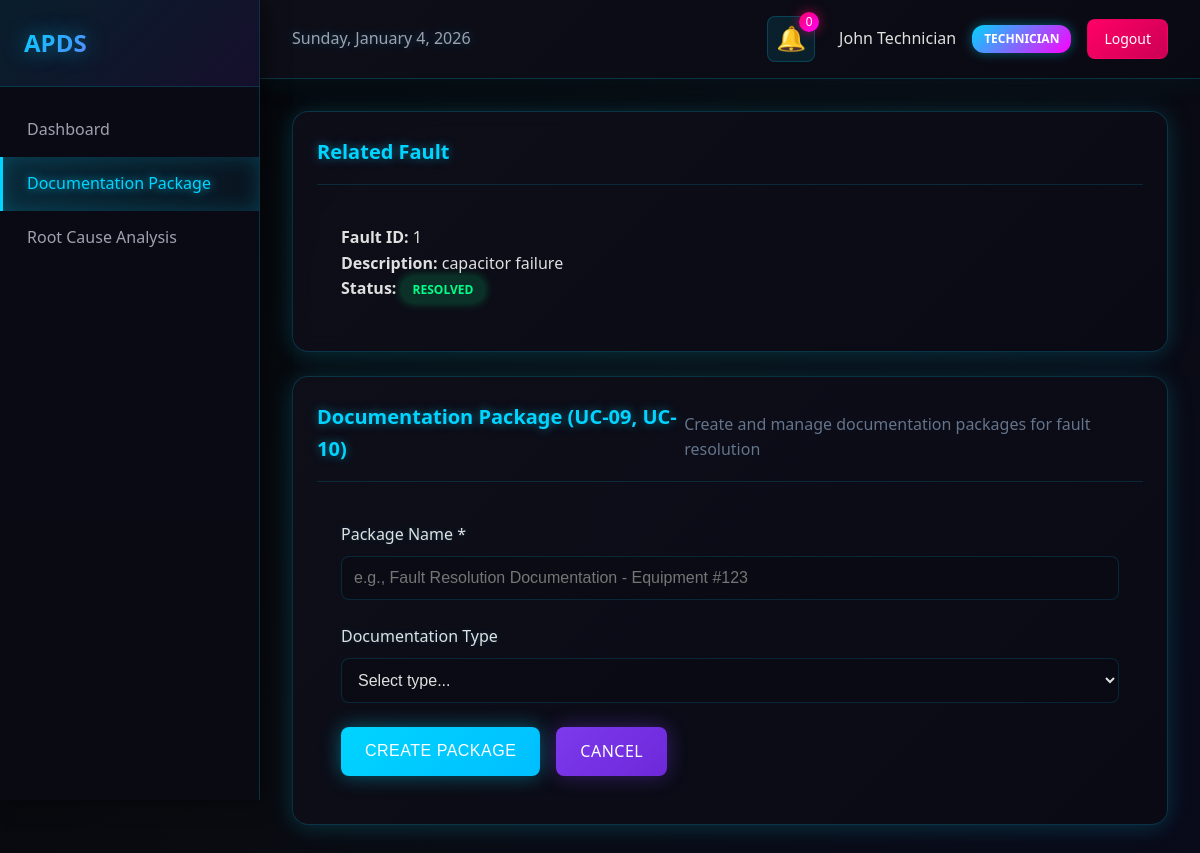
The app's page /forms/documentation-package?fault_id=1 (signed in) with its own data.
### tables this page shows
CREATE TABLE users (
                id INTEGER PRIMARY KEY AUTOINCREMENT,
                username TEXT UNIQUE NOT NULL,
                email TEXT UNIQUE NOT NULL,
                password_hash TEXT NOT NULL,
                role TEXT NOT NULL CHECK(role IN ('technician', 'engineer', 'dm', 'dgm', 'vendor')),
                full_name TEXT NOT NULL,
                department TEXT,
                created_at TIMESTAMP DEFAULT CURRENT_TIMESTAMP,
                is_active INTEGER DEFAULT 1
            );

CREATE TABLE faults (
                id INTEGER PRIMARY KEY AUTOINCREMENT,
                equipment_id INTEGER NOT NULL,
                reported_by INTEGER NOT NULL,
                fault_description TEXT NOT NULL,
                severity TEXT NOT NULL CHECK(severity IN ('low', 'medium', 'high', 'critical')),
                status TEXT DEFAULT 'reported' CHECK(status IN ('reported', 'investigating', 'resolved', 'escalated')),
                reported_at TIMESTAMP DEFAULT CURRENT_TIMESTAMP,
                resolved_at TIMESTAMP,
                FOREIGN KEY (equipment_id) REFERENCES equipment(id),
                FOREIGN KEY (reported_by) REFERENCES users(id)
            );

### app/routes/form_routes.py (the view)
@forms_bp.route('/forms/documentation-package')
def documentation_package():
    auth_check = require_auth()
    if auth_check:
        return auth_check
    fault_id = request.args.get('fault_id')
    user = auth_controller.get_current_user()
    notifications = notification_controller.get_user_notifications(unread_only=True)
    fault = None
    if fault_id:
        fault_result = fault_controller.get_fault(int(fault_id))
        if fault_result.get('success'):
            fault = fault_result.get('data')
    return render_template('forms/documentation_package.html',
                         user=user,
                         fault=fault,
                         notifications=notifications.get('data', []))

### app/controllers/auth_controller.py (called while the page is built)
    def get_current_user(self) -> dict:
        if 'user_id' not in session:
            return None
        user = self.auth_service.get_user_by_id(session['user_id'])
        if user:
            return user.to_dict()
        return None

    def is_authenticated(self) -> bool:
        return 'user_id' in session

### app/controllers/fault_controller.py (called while the page is built)
    def get_fault(self, fault_id: int) -> dict:
        try:
            fault = self.fault_service.get_fault_by_id(fault_id)
            if fault:
                return {
                    'success': True,
                    'data': fault.to_dict()
                }
            return {
                'success': False,
                'message': 'Fault not found'
            }
        except Exception as e:
            return {
                'success': False,
                'message': str(e)
            }

### app/controllers/notification_controller.py (called while the page is built)
    def get_user_notifications(self, unread_only: bool = False) -> dict:
        try:
            user_id = session.get('user_id')
            if not user_id:
                return {'success': False, 'message': 'Not authenticated'}
            notifications = self.notification_service.get_user_notifications(user_id, unread_only)
            return {
                'success': True,
                'data': [notif.to_dict() for notif in notifications]
            }
        except Exception as e:
            return {
                'success': False,
                'message': str(e)
            }

### app/models/fault.py (called while the page is built)
    @classmethod
    def from_dict(cls, data: dict):
        return cls(
            id=data.get('id'),
            equipment_id=data.get('equipment_id', 0),
            reported_by=data.get('reported_by', 0),
            fault_description=data.get('fault_description', ''),
            severity=data.get('severity', 'low'),
            status=data.get('status', 'reported'),
            reported_at=datetime.fromisoformat(data['reported_at']) if data.get('reported_at') else None,
            resolved_at=datetime.fromisoformat(data['resolved_at']) if data.get('resolved_at') else None
        )

### app/models/user.py (called while the page is built)
    def to_dict(self) -> dict:
        return {
            'id': self.id,
            'username': self.username,
            'email': self.email,
            'role': self.role,
            'full_name': self.full_name,
            'created_at': self.created_at.isoformat() if self.created_at else None,
            'is_active': self.is_active
        }

### app/repositories/base_repository.py (called while the page is built)
    def dict_to_row(self, row):
        if row:
            return dict(row)
        return None

### app/templates/forms/documentation_package.html (shortened to what this page needs)
{% extends "base.html" %}
{% block sidebar_menu %}
<a href="{{ url_for('dashboard.engineer_dashboard') }}">Dashboard</a>
<a href="{{ url_for('forms.documentation_package') }}" class="active">Documentation Package</a>
<a href="{{ url_for('forms.root_cause_analysis') }}">Root Cause Analysis</a>
{% endblock %}
{% block content %}
{% if fault %}
<div class="card" style="margin-bottom: 1.5rem;">
    <div class="card-header">
        <h2 class="card-title">Related Fault</h2>
    </div>
    <div style="padding: 1.5rem;">
        <p><strong>Fault ID:</strong> {{ fault.id }}</p>
        <p><strong>Description:</strong> {{ fault.fault_description or '-' }}</p>
        <p><strong>Status:</strong> <span class="status-badge status-{{ fault.status }}">{{ fault.status }}</span></p>
    </div>
</div>
{% endif %}
<div class="card" style="margin-bottom: 1.5rem;">
    <div class="card-header">
        <h2 class="card-title">Documentation Package (UC-09, UC-10)</h2>
        <p style="color: #64748b; margin-top: 0.5rem;">Create and manage documentation packages for fault resolution</p>
    </div>
    <form id="packageForm" style="padding: 1.5rem;">
        <div class="form-group">
            <label class="form-label" for="package_name">Package Name *</label>
            <input type="text" class="form-input" id="package_name" name="package_name" required placeholder="e.g., Fault Resolution Documentation - Equipment #123">
        </div>
        <div class="form-group">
            <label class="form-label" for="documentation_type">Documentation Type</label>
            <select class="form-select" id="documentation_type" name="documentation_type">
                <option value="">Select type...</option>
            </select>
        </div>
        <div class="form-actions" style="display: flex; gap: 1rem; margin-top: 1.5rem;">
            <button type="submit" class="btn btn-primary">Create Package</button>
            <a href="{{ url_for('dashboard.engineer_dashboard') }}" class="btn btn-secondary">Cancel</a>
        </div>
    </form>
</div>
{% endblock %}

### app/templates/base.html (shortened to what this page needs)
<!DOCTYPE html>
<html lang="en">
<head>
    <link rel="stylesheet" href="{{ url_for('static', filename='css/main.css') }}">
</head>
<body>
    {% if user %}
    <div class="dashboard-container">
        <aside class="sidebar">
            <div class="sidebar-header">
                <h2>APDS</h2>
            </div>
            <nav class="sidebar-nav">
                {% block sidebar_menu %}{% endblock %}
            </nav>
        </aside>
        <div class="main-content">
            <header class="top-navbar">
                <div class="navbar-left">
                    <span class="current-date" id="currentDate"></span>
                </div>
                <div class="navbar-right">
                    <div class="notifications-dropdown">
                        <button class="notification-btn" id="notificationBtn">
                            🔔
                            <span class="notification-badge" id="notificationBadge">0</span>
                        </button>
                    </div>
                    <div class="user-profile">
                        <span class="user-name">{{ user.full_name }}</span>
                        <span class="user-role">{{ user.role|upper }}</span>
                        <a href="{{ url_for('auth.logout') }}" class="logout-btn">Logout</a>
                    </div>
                </div>
            </header>
            <main class="content-area">
                {% block content %}{% endblock %}
            </main>
        </div>
    </div>
    {% else %}
    <div class="auth-container">
        {% block auth_content %}{% endblock %}
    </div>
    {% endif %}
</body>
</html>

### records on screen
users: full_name "John Technician", role "TECHNICIAN"
faults: id "1", fault_description "capacitor failure", status "RESOLVED"
